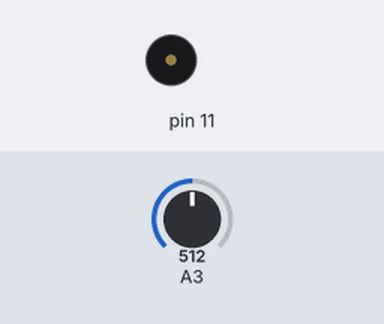
Recording of a sketch running on a simulated Arduino Uno, built with avr-gcc and run on an emulated ATmega328P. Parts: buzzer (waves = sounding). The test bench sets the inputs (shaded band); at power-on: A3 = 512. What the sketch prints to the serial monitor is not drawn.

Above: at 0.2 s.
At 4.5 s:
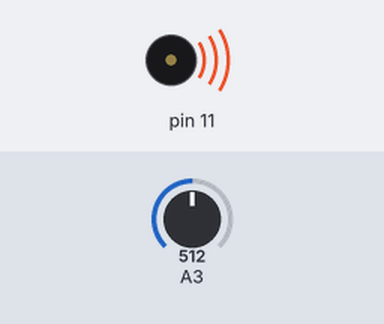
Timing chart, 0 to 5.9 s (numbered marks = the images above):
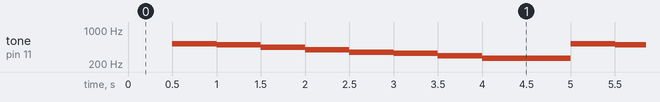

The sketch:

a9.ino
```cpp
int sound[] = {262,294,330,349,392,440,494,523};

void setup() {
  // put your setup code here, to run once:
  Serial.begin(9600);
  pinMode(11, OUTPUT);
}

void loop() {
  // put your main code here, to run repeatedly:
  int a = analogRead(11);
  Serial.println(a);
  delay(500);

  if (a<200) {
    for (int i=0; i<8; i++){
    tone(11, sound[i]);
    delay(500);
    }
  } else {
    for (int i=7; i>=0; i--){
    tone(11, sound[i]);
    delay(500);
    }
  //noTone(11);
  }
}
```

Measured:
- by itself, tone on pin 11: repeats every 4.5 s: 494 Hz 0.50 s, 440 Hz 0.50 s, 392 Hz 0.50 s, 349 Hz 0.50 s, 330 Hz 0.50 s, 294 Hz 0.50 s, 262 Hz 1.0 s, 523 Hz 0.50 s
